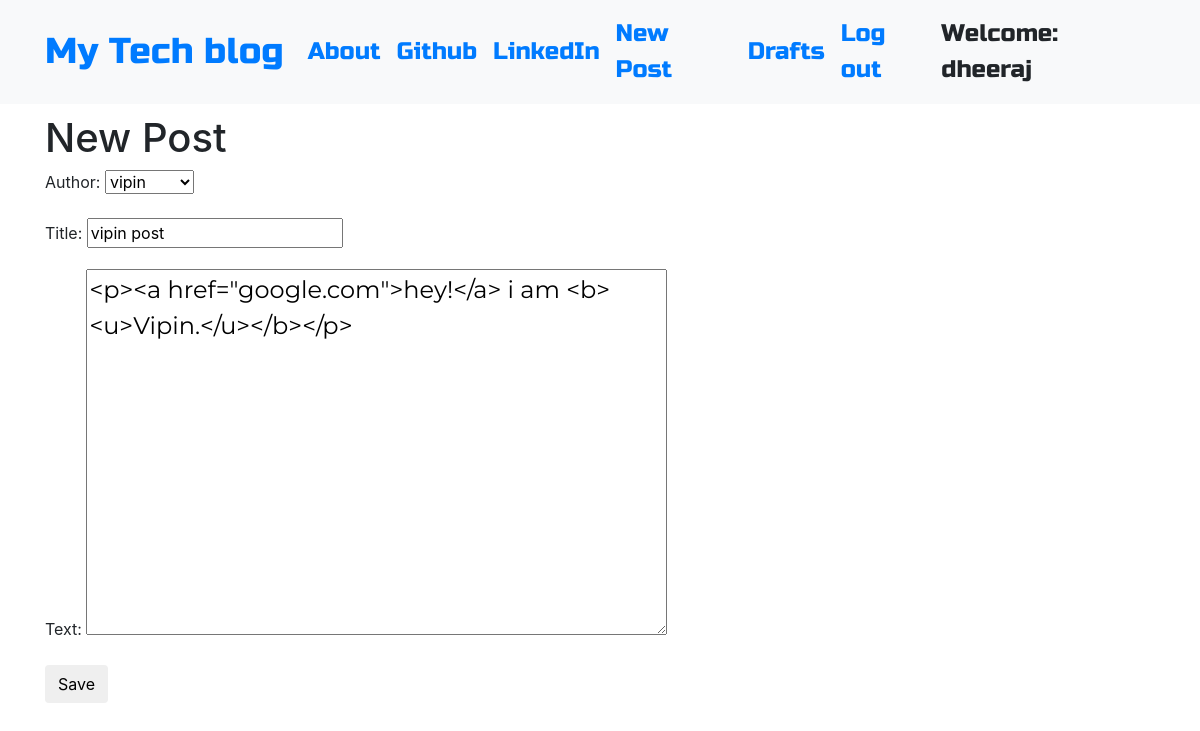
The app's page /post/5/edit/ (signed in) with its own data.
### blog/models.py (models this page shows, shortened)
class Post(models.Model):
    author = models.ForeignKey('auth.User', on_delete=models.CASCADE)
    title = models.CharField(max_length=256)
    text = models.TextField()
    created_date = models.DateTimeField(default=timezone.now)     # That exact date&time when submitted will be noted.
    published_date = models.DateTimeField(blank=True, null=True)   # null=True pertains to the database schema, allowing for NULL values in the database, while blank=True is related to form validation, enabling fields to be left empty in form submissions

### blog/views.py (the view)
# urls.py: path('post/<int:pk>/edit/', views.PostUpdateView.as_view(), name='post_edit'),
class PostUpdateView(LoginRequiredMixin,UpdateView):
    login_url = '/login/'
    redirect_field_name = 'blog/post_detail.html'
    form_class = PostForm
    model = Post

### blog/forms.py
class PostForm(forms.ModelForm):
    class Meta:
        model = Post
        fields = ("author","title","text")
        widgets = {
            'title':forms.TextInput(attrs={'class':'textinputclass'}),
            'text': forms.Textarea(attrs={'class':'editable medium-editor-textarea postcontent'})
        }

### blog/templates/blog/post_form.html (shortened to what this page needs)
{% extends "blog/base.html" %}
{% block content %}
    <h1>New Post</h1>
    <form class='post-form' method="post">
        {{form.as_p}}
        <button class='save btn btn-default' type="submit">Save</button>
    </form>
{% endblock content %}

### blog/templates/blog/base.html (shortened to what this page needs)
<!DOCTYPE html>
{% load static %}
<html>
  <head>
    <link rel="stylesheet" href="https://stackpath.bootstrapcdn.com/bootstrap/4.1.3/css/bootstrap.min.css"
>
    <link href="https://maxcdn.bootstrapcdn.com/font-awesome/4.7.0/css/font-awesome.min.css" rel="stylesheet">
    <link rel="stylesheet" href="//cdn.jsdelivr.net/medium-editor/latest/css/medium-editor.min.css" type="text/css" media="screen" charset="utf-8">
    <link rel="stylesheet" href="{% static 'css/blog.css' %}">
  </head>
  <body class='loader'>
    <nav class="navbar navbar-expand-lg bg-light techfont">
      <div class="container">
        <div class="navbar-nav align-items-center">
          <a class="navbar-brand bigbrand" href="{% url 'post_list' %}">My Tech blog</a>
          <a class="nav-item nav-link" href="{% url 'about' %}">About</a>
          <a class="nav-item nav-link" href="https://www.github.com">Github</a>
          <a class="nav-item nav-link" href="https://www.linkedin.com">LinkedIn</a>
        </div>
        <div class="navbar-nav align-items-center ml-auto">
          {% if user.is_authenticated %}
            <a class="nav-item nav-link" href="{% url 'post_new' %}">New Post</a>
            <a class="nav-item nav-link" href="{% url 'post_draft_list' %}">Drafts</a>
            <a class="nav-item nav-link" href="{% url 'logout' %}">Log out</a>
            <a>Welcome: {{ user.username }}</a>
          {% else %}
            <a class="nav-item nav-link" href="{% url 'login' %}" aria-label="Login">
              <span class="fa fa-user" aria-hidden="true"></span></a>
          {% endif %}
        </div>
      </div>
    </nav>
          <div class="content container">
              <div class="row">
                  <div class="col-md-8">
                    <div class="blog_posts">
                      {% block content %}
                      {% endblock %}
                    </div>
                  </div>
              </div>
          </div>
  </body>
</html>

### blog/static/css/blog.css (style rules this page uses)
.techfont { font-family: 'Russo One',sans-serif; font-size: 1.5em; margin-bottom: 10px; }
.bigbrand { font-size: 1.5em; }
.postcontent { font-family: Montserrat; font-size: 1.5em; }
.loader { filter:hue-rotate(0deg); color:linear-gradient(45deg,#0f8,#08f); animation:hue 10000ms infinite linear; }

### records on screen
Post: author "vipin", title "vipin post", text "<p><a href=\"google.com\">hey!</a> i am <b><u>Vipin.</u></b></p>"

### other values on screen
{{ user.username }} "dheeraj"
